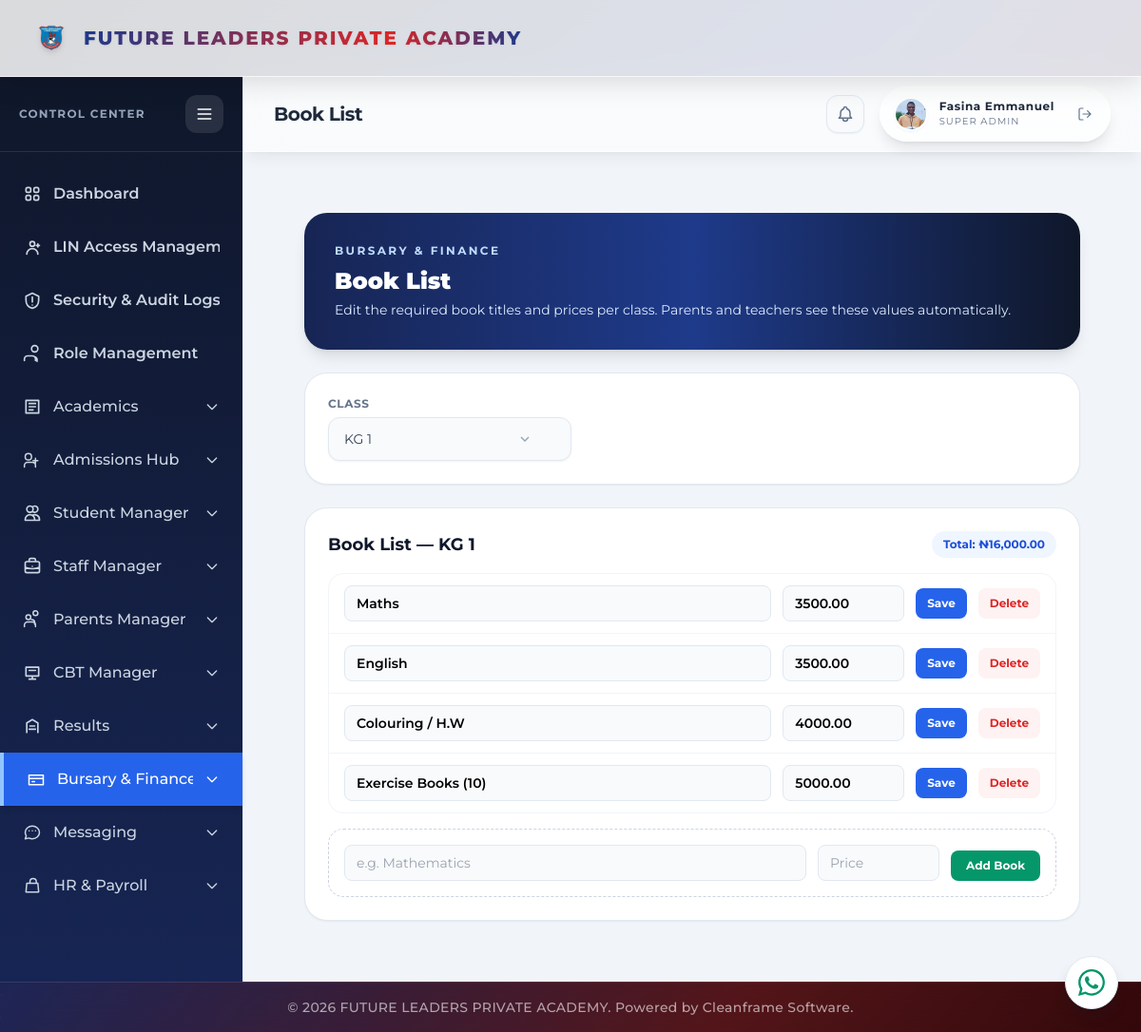
Page /fee-book-lists/ (signed in) on the committed database.
### portal/models.py (models this page shows, shortened)
class ClassRoom(models.Model):
    SECTION_CHOICES = [
        ('KG', 'Kindergarten'),
        ('Nursery', 'Nursery'),
        ('Primary', 'Primary'),
    ]
    name = models.CharField(max_length=50, unique=True)  # e.g., "Primary 4", "KG 2"
    section = models.CharField(max_length=100, choices=SECTION_CHOICES)
    level_number = models.IntegerField(null=True, blank=True) # e.g., 1, 2, 3, 4, 6 (skipping 5)
    sequence = models.IntegerField(null=True, blank=True)
    is_terminal = models.BooleanField(default=False)
    next_class = models.ForeignKey('self', on_delete=models.SET_NULL, null=True, blank=True, related_name='previous_classes')
    class_teacher = models.ForeignKey('Teacher', on_delete=models.SET_NULL, null=True, blank=True, related_name='assigned_class')

class BookItem(models.Model):
    target_class = models.ForeignKey(ClassRoom, on_delete=models.CASCADE, related_name='book_items')
    title = models.CharField(max_length=150)
    price = models.DecimalField(max_digits=12, decimal_places=2)
    class Meta:
        ordering = ['target_class__section', 'target_class__sequence', 'id']

### portal/views.py (the view, shortened to what this page needs)
# urls.py: path('fee-book-lists/', views.manage_fee_book_lists, name='manage_fee_book_lists'),
@login_required(login_url='login')
def manage_fee_book_lists(request):
    if not is_finance_user(request.user):
        return redirect('dashboard')
    classrooms = ClassRoom.objects.order_by('section', 'sequence', 'name')
    selected_classroom = classrooms.filter(pk=request.GET.get('classroom')).first() or classrooms.first()
    breakdown = classroom_fee_book_breakdown(selected_classroom)
    return render(request, 'portal/manage_fee_book_lists.html', {
        'classrooms': classrooms,
        'selected_classroom': selected_classroom,
        **breakdown,
    })

### portal/context_processors.py (called while the page is built)
def _portal_name_parts(user):
    for relation_name in ('teacher_record', 'student_record', 'parent_record'):
        record = getattr(user, relation_name, None)
        if record:
            first_name = (getattr(record, 'first_name', '') or '').strip()
            last_name = (getattr(record, 'last_name', '') or '').strip()
            if first_name or last_name:
                return first_name, last_name
    return user.first_name.strip(), user.last_name.strip()

def _portal_picture_url(user):
    candidates = [
        getattr(getattr(user, 'account_profile', None), 'profile_picture', None),
        getattr(getattr(user, 'student_record', None), 'passport', None),
        getattr(getattr(user, 'teacher_record', None), 'passport', None),
    ]
    for picture in candidates:
        if picture:
            try:
                if picture.storage.exists(picture.name):
                    return picture.url
            except (OSError, ValueError):
                continue
    return ''

### portal/views.py (called while the page is built)
def classroom_fee_book_breakdown(classroom):
    if not classroom:
        return {'book_items': [], 'total_books': Decimal('0')}
    book_items = list(classroom.book_items.order_by('id'))
    return {
        'book_items': book_items,
        'total_books': sum((item.price for item in book_items), Decimal('0')),
    }

def is_admin_user(user):
    profile = getattr(user, 'account_profile', None)
    return (
        user.is_superuser
        or getattr(profile, 'role', '').lower() == 'admin'
        or getattr(profile, 'role', '').lower() == 'principal'
        or user.groups.filter(name__iexact='Admin').exists()
        or user.groups.filter(name__iexact='Principal').exists()
    )

def is_finance_user(user):
    return is_admin_user(user) or getattr(getattr(user, 'account_profile', None), 'role', None) == 'bursar'

### portal/templates/portal/manage_fee_book_lists.html (shortened to what this page needs)
{% extends 'portal/base.html' %}
{% block page_title %}Book List{% endblock %}
{% block content %}
<div class="min-h-full bg-slate-100 p-6 lg:p-8">
  <div class="mx-auto max-w-5xl space-y-6">
    <header class="rounded-3xl bg-gradient-to-r from-blue-950 via-blue-900 to-slate-900 p-8 text-white shadow-lg">
      <p class="text-xs font-bold uppercase tracking-[0.2em] text-blue-200">Bursary &amp; Finance</p>
      <h1 class="mt-2 text-2xl font-black">Book List</h1>
      <p class="mt-1 text-sm text-blue-100">Edit the required book titles and prices per class. Parents and teachers see these values automatically.</p>
    </header>
    <section class="rounded-3xl border border-slate-200 bg-white p-6 shadow-sm">
      <form method="GET" class="flex flex-wrap items-end gap-3">
        <div class="flex flex-col space-y-1.5 w-full sm:w-64">
          <label for="id_classroom_select" class="text-xs font-bold uppercase tracking-wider text-slate-500">Class</label>
          <div class="relative">
          </div>
        </div>
      </form>
    </section>
    {% if selected_classroom %}
    <section class="rounded-3xl border border-slate-200 bg-white p-6 shadow-sm">
      <div class="flex items-center justify-between">
        <h2 class="text-lg font-bold text-slate-900">Book List — {{ selected_classroom.name }}</h2>
        <span class="rounded-full bg-blue-50 px-3 py-1.5 text-xs font-bold text-blue-700">Total: ₦{{ total_books|floatformat:'2g' }}</span>
      </div>
      <div class="mt-4 divide-y divide-slate-100 rounded-2xl border border-slate-100">
        {% for item in book_items %}
        <div class="flex flex-wrap items-center gap-3 px-4 py-3">
          <form method="POST" class="flex flex-1 flex-wrap items-center gap-3 min-w-[240px]">
            <input type="text" name="title" value="{{ item.title }}" required class="flex-1 min-w-[140px] rounded-lg border border-slate-200 bg-slate-50 px-3 py-2 text-sm font-semibold">
            <input type="number" step="0.01" name="price" value="{{ item.price }}" required class="w-32 rounded-lg border border-slate-200 bg-slate-50 px-3 py-2 text-sm font-semibold">
            <button type="submit" class="rounded-lg bg-blue-600 px-3 py-2 text-xs font-bold text-white hover:bg-blue-700 active:scale-95 transition-transform">Save</button>
          </form>
          <form id="delete-form-{{ item.pk }}" method="POST" action="{% url 'manage_fee_book_lists' %}?classroom={{ selected_classroom.pk }}">
            <button type="button" onclick="openDeleteBookModal(document.getElementById('delete-form-{{ item.pk }}'), '{{ item.title|escapejs }}')" class="rounded-lg bg-red-50 px-3 py-2 text-xs font-bold text-red-600 hover:bg-red-100 active:scale-95 transition-all">Delete</button>
          </form>
        </div>
        {% empty %}
        <p class="p-4 text-sm text-slate-500">No books added yet for this class.</p>
        {% endfor %}
      </div>
      <form method="POST" class="mt-4 flex flex-wrap items-end gap-3 rounded-2xl border border-dashed border-slate-300 p-4">
        <input type="text" name="title" placeholder="e.g. Mathematics" required class="flex-1 min-w-[140px] rounded-lg border border-slate-200 bg-slate-50 px-3 py-2 text-sm">
        <input type="number" step="0.01" name="price" placeholder="Price" required class="w-32 rounded-lg border border-slate-200 bg-slate-50 px-3 py-2 text-sm">
        <button type="submit" class="rounded-lg bg-emerald-600 px-4 py-2 text-xs font-bold text-white hover:bg-emerald-700 active:scale-95 transition-transform">Add Book</button>
      </form>
    </section>
    {% else %}
    <section class="rounded-3xl border border-slate-200 bg-white p-10 text-center text-sm text-slate-500 shadow-sm">No classes available. Create a class first.</section>
    {% endif %}
  </div>
</div>
{% endblock %}

### portal/static/portal/css/global.css (style rules this page uses)
html, body, body *, button, input, select, textarea, optgroup { font-family: 'Montserrat' !important; }
html { font-synthesis: none; overflow-x: hidden; }
body { overflow-x: hidden; overflow-wrap: normal; }
:is(.rounded-full, .status-badge, .exam-status-badge, span[class*='rounded-lg']) { white-space: nowrap; overflow-wrap: normal; }

### rows in the picture
ClassRoom: name "KG 1"
BookItem: title "Maths", price "3500.00"
BookItem: title "English", price "3500.00"
BookItem: title "Colouring / H.W", price "4000.00"
BookItem: title "Exercise Books (10)", price "5000.00"

### other values in the picture
{{ portal_display_name }} "Fasina Emmanuel"
{{ total_books|floatformat:'2g' }} "16,000.00"
